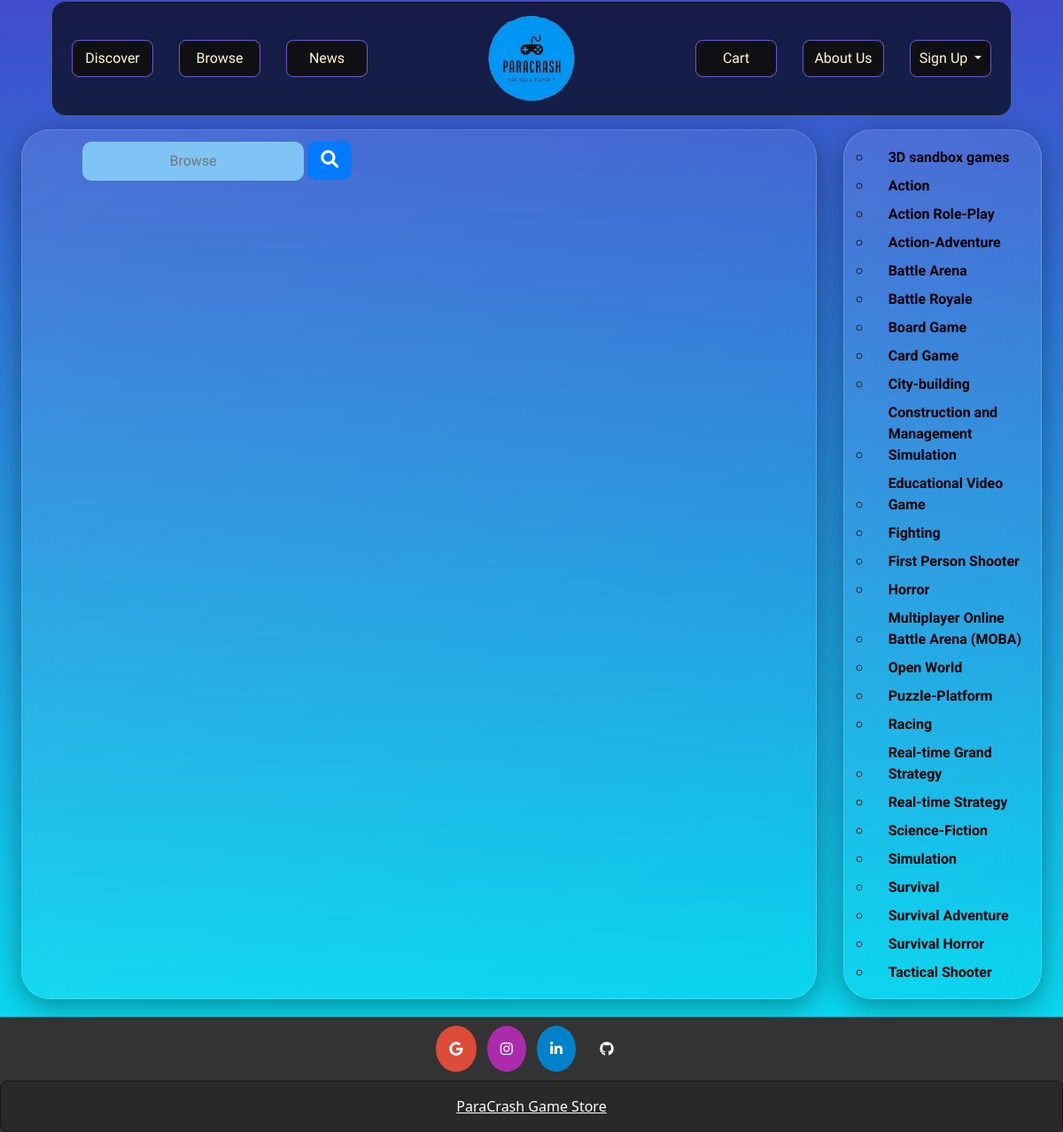
Page /browse.php on the earlier database version.
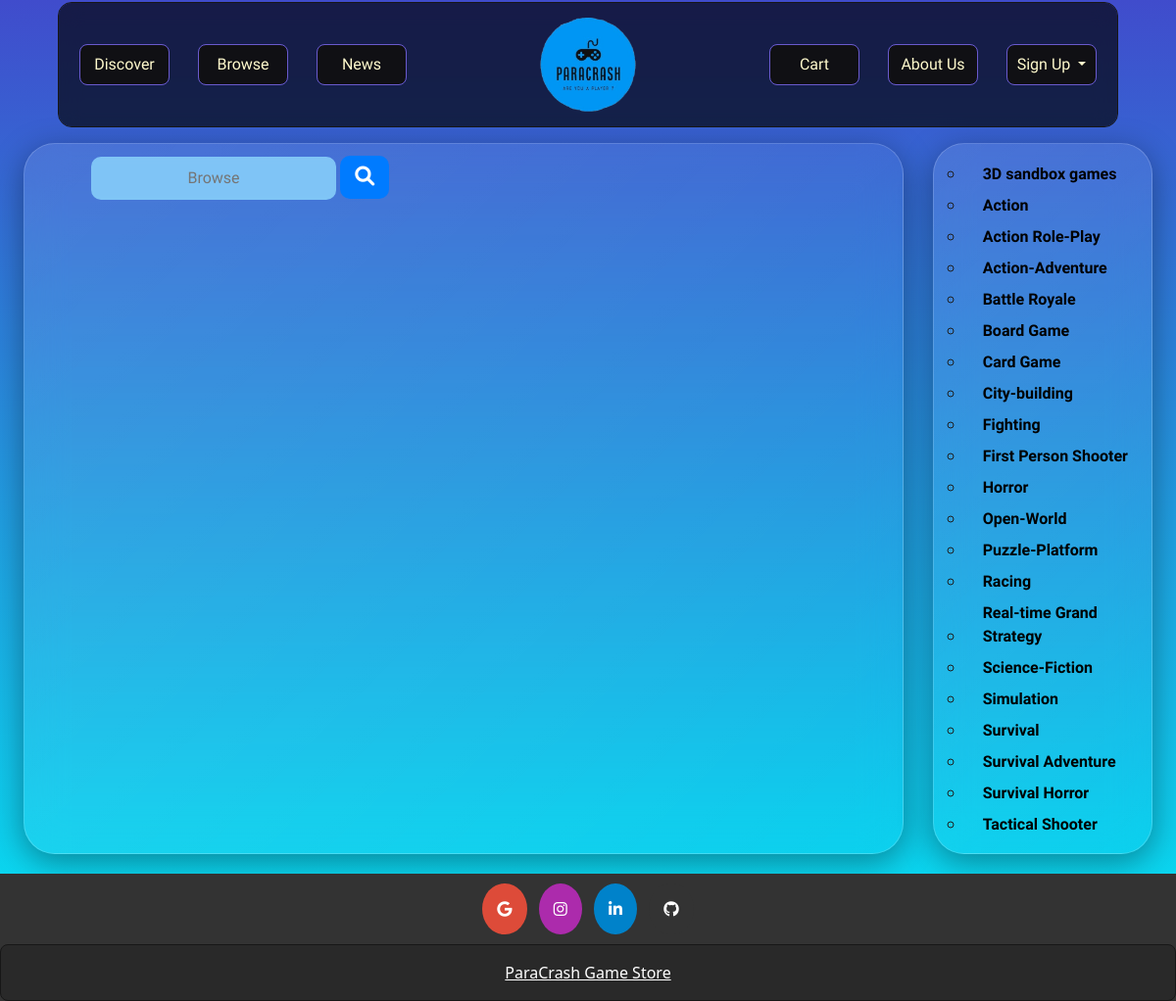
Same page on the later database version.
### tables this page shows
CREATE TABLE `genre` (
  `category` varchar(40) NOT NULL
);

### browse.php (the view, shortened to what this page needs)
<?php
include 'navbar.php';
$dsn = "mysql:host=localhost;dbname=game4";
                        $username = "root";
                        $password = "";
                        $db = new PDO($dsn, $username, $password);
                        $db->setAttribute(PDO::ATTR_ERRMODE, PDO::ERRMODE_EXCEPTION);
?>
<!DOCTYPE html>
<html>
<head>
</head>
<body>
    <link href="https://fonts.cdnfonts.com/css/games" rel="stylesheet">
    <link rel="stylesheet" href="https://cdnjs.cloudflare.com/ajax/libs/font-awesome/4.7.0/css/font-awesome.min.css">
    <div class="container">
        <div class="main">
            <form method="POST">
                <div class="temp">
                    <input class="input1" type="text" name="searchstring" placeholder="Browse">
                    <button class="input2" type="submit" name="submit"><i class="fa fa-search"></i></button><br><br>
                </div>
            </form>
        </div>
        <div class="sidebar">
        <form method="POST" action="">
    <ul class="rigthsidelist">
        <?php
        $sql = "SELECT * FROM genre;";
        $stmt = $db->prepare($sql);
        $stmt->execute();
        while ($row = $stmt->fetch(PDO::FETCH_ASSOC)) {
            $genre = $row["category"];
            echo "<li><button class='genrelist' type='Submit' name='listvalue' value='$genre'>$genre</button></li>";
        }
        ?>
    </ul>
</form>
        </div>
    </div>
</body>
</html>
<?php include 'footer.php'; ?>

### navbar.php (shortened to what this page needs)
<!DOCTYPE html>
<html>
<head>
    <link href="https://cdn.jsdelivr.net/npm/bootstrap@5.3.0/dist/css/bootstrap.min.css" rel="stylesheet">
</head>
<body>
    <nav class="navbar navbar-expand-lg ">
        <div class="collapse navbar-collapse justify-content-between" id="navbarToggle">
            <ul class="navbar-nav">
                <li class="nav-item navitems ">
                    <a class="nav-link" href="main1.php">Discover</a>
                </li>
                <li class="nav-item navitems ">
                    <a class="nav-link" href="browse.php">Browse</a>
                </li>
                <li class="nav-item navitems ">
                    <a class="nav-link" href="news.php">News</a>
                </li>
            </ul>
            <img class="navbar-brand d-none d-lg-block" id="imgnavbar" src="img/ww.png"></img>
            <ul class="navbar-nav">
                <li class="nav-item navitems ">
                    <a class="nav-link" href="cart.php">Cart</a>
                </li>
                <li class="nav-item navitems ">
                    <a class="nav-link" href="about.php">About Us</a>
                </li>
                <?php if (isset($_SESSION['name'])) { ?>
                    <li class="nav-item navitems  dropdown">
                        <a class="nav-link dropdown-toggle" href="#" role="button" data-bs-toggle="dropdown">
                            Profile
                        </a>
                        <ul class="dropdown-menu">
                        <li><a class="dropdown-item" href="customer.php">Profile</a></li>
                        <li><a class="dropdown-item" href="feed.php">Feedback</a></li>
                            <?php
                            $fn = $_SESSION['name'];
                            $email = $_SESSION['email'];
                            if ($fn == 'Harsh' && $email == 'harshadmin@gmail.com') { ?>
                                <li><a class="dropdown-item" href="admin1.php">Admin</a></li>
                            <?php } ?>
                        </ul>
                    </li>
                <?php } else { ?>
                    <li class="nav-item navitems  dropdown">
                        <a class="nav-link dropdown-toggle" href="#" role="button" data-bs-toggle="dropdown">
                            Sign Up
                        </a>
                    </li>
                <?php } ?>
            </ul>
        </div>
    </nav>
</body>
</html>

### footer.php (shortened to what this page needs)
<!DOCTYPE html>
<html lang="en">
<head>
  <link href="https://cdnjs.cloudflare.com/ajax/libs/font-awesome/6.0.0/css/all.min.css" rel="stylesheet" />
</head>
<body>
  <Div class="upper">
  <footer>
    <div class="p-4 pb-0 content">
      <section class="mb-4">
        <a class="btnFOOTER text-white btn-floating m-1" style="background-color: #dd4b39;" target="_blank"
          href="index.php" role="button"><i class="fab fa-google"></i></a>
        <a class="btnFOOTER text-white btn-floating m-1" style="background-color: #ac2bac;" target="_blank"
          href="https://www.instagram.com/thisis__harsh/" role="button"><i class="fab fa-instagram"></i></a>
        <a class="btnFOOTER text-white btn-floating m-1" style="background-color: #0082ca;" target="_blank"
          href="https://www.linkedin.com/in/harsh-dedakiya-93694a269/" role="button"><i
            class="fab fa-linkedin-in"></i></a>
        <a class="btnFOOTER text-white btn-floating m-1" style="background-color: #333333;" target="_blank"
          href="https://github.com/GITHD3" role="button"><i class="fab fa-github"></i></a>
      </section>
    </div>
    <div class="text-center p-3 suppose" style="background-color: rgba(0, 0, 0, 0.2);">
      <a class="text-white" href="index.php">ParaCrash Game Store</a>
    </div>
  </footer>
  </div>
</body>
</html>

### navbar.php (style rules this page uses)
.navbar { position: sticky; top: 3px; width: 90%; padding-right: 10px; padding-left: 10px; margin-right: auto; margin-left: auto; border-radius: 13px; outline: 1px solid #171717; background: rgba(0, 0, 0, 0.65); backdrop-filter: blur(10px); font-family: 'Aspekta', sans-serif !important; z-index: 20; }
#imgnavbar { width: 100px; margin: 0px; }
.navbar-brand { color: #03e9f4; }
.nav-link { width: 90px; text-align: center; color: lemonchiffon !important; border-radius: 7px; outline: 1px solid slateblue; transition: all 0.3s ease !important; font-weight: 500 !important; background-color: #101014 !important; }
ul { gap: 7px; justify-content: space-evenly; }
li { padding: 0px 12px; }

### browse.php (style rules this page uses)
body { background: linear-gradient(0deg, #48AAAD, slateblue); background-repeat: no-repeat; background-attachment: fixed; background-size: cover; height: 100% !important; }
.container { display: flex; justify-content: center; padding-top: 20px; gap: 30px; max-width: 98%; padding-bottom: 20px; }
.main, .sidebar { padding-top: 12px; border-color: rgba(211, 211, 211, 0.5); background: linear-gradient(135deg, rgba(255, 255, 255, 0.1), rgba(255, 255, 255, 0)); -webkit-backdrop-filter: blur(20px); backdrop-filter: blur(20px); box-shadow: 0 8px 32px 0 rgba(0, 0, 0, 0.37); border: 1px solid rgba(255, 255, 255, 0.18); border-radius: 32px; }
.main { width: 80%; padding-right: 8px; padding-left: 8px; padding-bottom: 20px; }
.sidebar { width: 20%; height: fit-content; }
.temp { padding-left: 60px; }
.input1 { flex: 1; padding: 10px 15px; border-radius: 10px; font-size: 16px; border: none; background-color: rgba(135, 206, 250, 0.9); text-align: center; overflow: hidden; font-family: 'Nohemi', sans-serif; }
.input2 { border-radius: 10px; background-color: #007bff; color: #fff; border: none; padding: 10px 15px; cursor: pointer; transition: background-color 0.3s ease; }
.input2 i { font-size: 20px; }
.genrelist { text-decoration: none; border: none; background: none; color: black; font-weight: 550; text-align: left; padding-top: 7px; font-family: 'Aspekta', sans-serif; }
.rigthsidelist { list-style-type: circle; color: #1e1e1e; }

### footer.php (style rules this page uses)
body { background: linear-gradient(#404ccc, #03e9f4); margin: 0; padding: 0; height: 100vh; display: flex; flex-direction: column; }
.content { flex: 1; }
footer { position: relative; bottom: 0; background-color: #333333; width: 100%; color: white; text-align: center; }
.btnFOOTER { border-radius: 100%; border: none; padding: 15px; }
.suppose { border: 1px solid #171717; border-radius: 8px; }

Differences in the rows shown:
removed genre: category "Battle Arena"
removed genre: category "Construction and Management Simulation"
removed genre: category "Educational Video Game"
removed genre: category "Multiplayer Online Battle Arena (MOBA)"
removed genre: category "Open World"
removed genre: category "Real-time Strategy"
added genre: category "Open-World"
